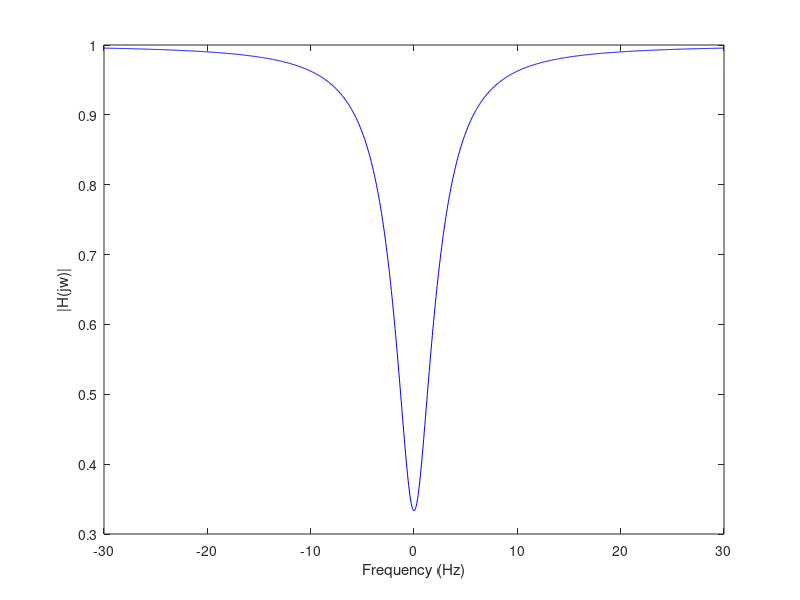
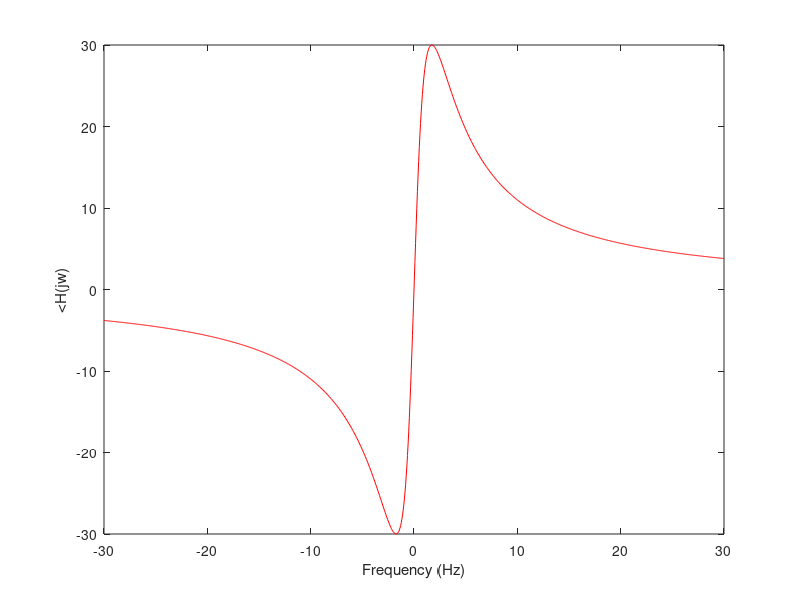

MATLAB code to generate these figures, in order:
% HW 10 Question 3d:
clear
close all
clc

om = linspace(-30, 30, 1000);
H = ((1j*om).^2 + (2*(1j*om)) - 3) ./ (((1j*om) + 1) .* ((1j*om).^2 - (2*(1j*om)) + 5));

figure(1);
plot(om, abs(H), 'b');
xlabel('Frequency (Hz)');
ylabel('|H(jw)|');

figure(2);
plot(om, (180/pi)*angle(H), 'r');
xlabel('Frequency (Hz)');
ylabel('<H(jw)');


% HW 10 Question 4a
clear
close all
clc

om = linspace(-30, 30, 1000);
H = (((1j*om) + 9j) .* ((1j*om) - 9j)) ./ ((1j*om) + 3);

figure(1);
plot(om, abs(H), 'b');
xlabel('Frequency (Hz)');
ylabel('|H(jw)|');

figure(2);
plot(om, (180/pi)*angle(H), 'r');
xlabel('Frequency (Hz)');
ylabel('<H(jw)');


% HW 10 Question 4b
clear
close all
clc

om = linspace(-30, 30, 1000);
H = ((1j*om) + 1) ./ ((1j*om) + 3);

figure(1);
plot(om, abs(H), 'b');
xlabel('Frequency (Hz)');
ylabel('|H(jw)|');

figure(2);
plot(om, (180/pi)*angle(H), 'r');
xlabel('Frequency (Hz)');
ylabel('<H(jw)');

